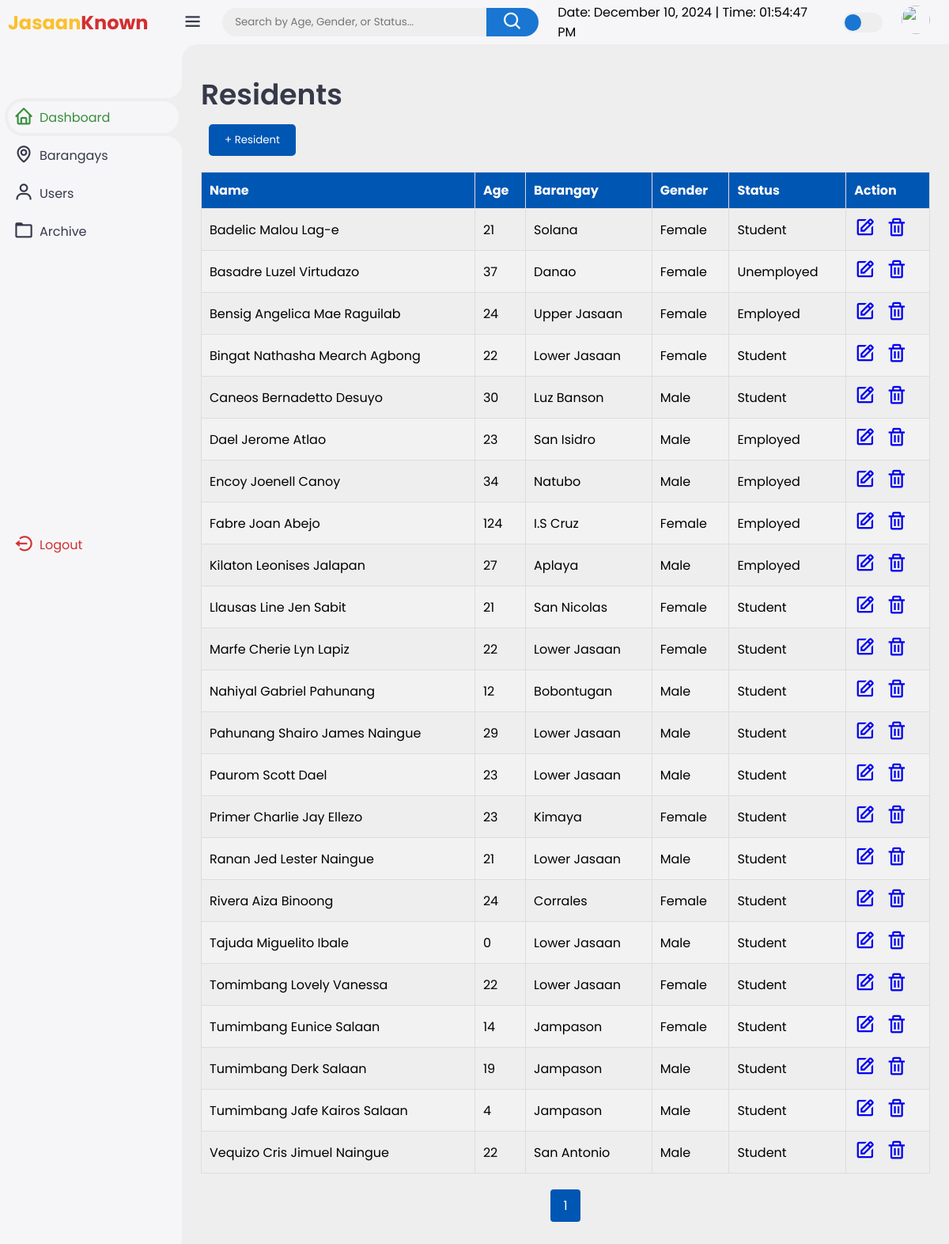
The app's page /residents.php (signed in) with its own data.
### tables this page shows
CREATE TABLE `rest` (
  `id` int(11) NOT NULL,
  `lastname` varchar(100) DEFAULT NULL,
  `suffix` varchar(10) DEFAULT NULL,
  `firstname` varchar(100) DEFAULT NULL,
  `middlename` varchar(100) DEFAULT NULL,
  `birthdate` date DEFAULT NULL,
  `birthplace` varchar(100) DEFAULT NULL,
  `sex` enum('Male','Female','Other') DEFAULT NULL,
  `civilstatus` enum('Single','Married','Widowed','Divorced','Separated') DEFAULT NULL,
  `religion` varchar(50) DEFAULT NULL,
  `municipality` varchar(100) DEFAULT NULL,
  `barangay` varchar(100) DEFAULT NULL,
  `zone` varchar(50) DEFAULT NULL,
  `employment` varchar(100) DEFAULT NULL,
  `contactnum` varchar(15) DEFAULT NULL,
  `emailadd` varchar(100) DEFAULT NULL,
  `highesteduc` varchar(100) DEFAULT NULL,
  `household_leader_id` int(11) DEFAULT NULL,
  `is_leader` tinyint(1) DEFAULT 0
);

### residents.php (the view, shortened to what this page needs)
<?php
require_once('config.php');
function calculateAge($birthdate) {
    $dob = new DateTime($birthdate);
    $now = new DateTime();
    $difference = $now->diff($dob);
    return $difference->y;
}
$search = isset($_GET['search']) ? $_GET['search'] : '';
$sql = "SELECT COUNT(*) AS total FROM rest WHERE 1";
$result = $conn->query($sql);
$row = $result->fetch_assoc();
$total_records = $row['total'];
$records_per_page = 100;
$total_pages = ceil($total_records / $records_per_page);
$current_page = isset($_GET['page']) ? $_GET['page'] : 1;
$start_from = ($current_page - 1) * $records_per_page;
$sql = "SELECT * FROM rest WHERE 1";
$sql .= " ORDER BY lastname LIMIT $start_from, $records_per_page";
$result = $conn->query($sql);
?>
<!DOCTYPE html>
<html lang="en">
<head>
    <link href='https://unpkg.com/boxicons@2.1.4/css/boxicons.min.css' rel='stylesheet'>
    <link rel="stylesheet" href="style.css">
</head>
<body>
    <div class="sidebar">
        <a href="#" class="logo">
            <div class="logo-name"><span>Jasaan</span>Known</div>
        </a>
        <ul class="side-menu">
    <li class="active"><a href="dashboard.php" onclick="redirectTo('dashboard.php')"><i class='bx bx-home'></i>Dashboard</a></li>
    <li class=""><a href="barangay.php" onclick="redirectTo('barangay.php')"><i class='bx bx-map'></i>Barangays</a></li>
    <li class=""><a href="users.php" onclick="redirectTo('users.php')"><i class='bx bx-user'></i>Users</a></li>
    <li class=""><a href="archive.php" onclick="redirectTo('archive.php')"><i class='bx bx-folder'></i>Archive</a></li>
</ul>
        <ul class="side-menu">
            <li>
            <br><br><br><br><br><br><br><br><br><br><br><br>
                <a href="logout.php" class="logout">
                    <i class='bx bx-log-out-circle'></i>
                    Logout
                </a>
            </li>
        </ul>
    </div>
    <div class="content">
        <nav>
            <i class='bx bx-menu'></i>
            <form action="residents.php" method="GET">
    <div class="form-input">
        <input type="search" name="search" placeholder="Search by Age, Gender, or Status..." value="<?php echo isset($_GET['search']) ? $_GET['search'] : ''; ?>">
        <button class="search-btn" type="submit"><i class='bx bx-search'></i></button>
    </div>
</form>
            <div id="date-time-container"></div>
            <label for="theme-toggle" class="theme-toggle"></label>
            <a href="#" class="profile">
                <img src="images/logo-x.png">
            </a>
        </nav>
        <main>
            <div class="header">
                <div class="left">
                    <h1>Residents</h1>
                    <button id="addResidentsBtn"><a href="rest.php" style="text-decoration:none; color:inherit;">+ Resident</a></button>
                </div>
            </div>
            <div class="table-container">
                <table>
                    <thead>
                        <tr>
                            <th>Name</th>
                            <th>Age</th>
                            <th>Barangay</th>
                            <th>Gender</th>
                            <th>Status</th>
                            <th>Action</th>
                        </tr>
                    </thead>
                    <tbody>
    <?php
    if ($result->num_rows > 0) {
        while ($row = $result->fetch_assoc()) {
            echo "<tr>";
            $fullName = $row["lastname"];
            $fullName .= " " . $row["firstname"];
            if (!empty($row["middlename"])) {
                $fullName .= " " . $row["middlename"];
            }
            echo "<td>" . $fullName . "</td>";
            echo "<td>" . calculateAge($row["birthdate"]) . "</td>";
            echo "<td>" . $row["barangay"] . "</td>";
            echo "<td>" . $row["sex"] . "</td>";
            echo "<td>" . $row["employment"] . "</td>";
            echo "<td>";
            echo "<a href='editR.php?id=" . $row["id"] . "' class='edit-btn'><i class='bx bx-edit'></i></a>";
            echo "<a href='?action=delete&id=" . $row["id"] . "' class='delete-btn' onclick='return confirm(\"Are you sure you want to delete this resident?\")'><i class='bx bx-trash'></i></a>";
            echo "</td>";
            echo "</tr>";
        }
    } else {
        echo "<tr><td colspan='6'>No residents found</td></tr>";
    }
    ?>
</tbody>
                </table>
                <div class="pagination">
    <?php for ($i = 1; $i <= $total_pages; $i++) { ?>
        <a href="residents.php?page=<?php echo $i; ?>&search=<?php echo $search; ?>" class="page-link"><?php echo $i; ?></a>
    <?php } ?>
</div>
            </div>
        </main>
    </div>
</body>
</html>

### style.css (style rules this page uses)
:root { --light: #f6f6f9; --primary: #1976D2; --light-primary: #CFE8FF; --grey: #eee; --dark-grey: #AAAAAA; --dark: #363949; --danger: #D32F2F; --light-danger: #FECDD3; --warning: #FBC02D; --light-warning: #FFF2C6; --success: #388E3C; --light-success: #BBF7D0; }
* { margin: 0; padding: 0; box-sizing: border-box; font-family: 'Poppins', sans-serif; }
.bx { font-size: 1.7rem; }
a { text-decoration: none; }
li { list-style: none; }
html { overflow-x: hidden; }
body { background: var(--grey); overflow-x: hidden; }
.sidebar { position: fixed; top: 0; left: 0; background: var(--light); width: 230px; height: 100%; z-index: 2000; overflow-x: hidden; scrollbar-width: none; transition: all 0.3s ease; }
.sidebar .logo { font-size: 24px; font-weight: 700; height: 56px; display: flex; align-items: center; color: var(--danger); z-index: 500; padding-bottom: 20px; box-sizing: content-box; }
.sidebar .logo .logo-name { margin-left: 10px; }
.sidebar .logo .logo-name span { color: var(--warning); }
.sidebar .side-menu { width: 100%; margin-top: 48px; }
.sidebar .side-menu li { height: 48px; background: transparent; margin-left: 6px; border-radius: 48px 0 0 48px; padding: 4px; }
.sidebar .side-menu li.active { background: var(--grey); position: relative; }
.sidebar .side-menu li.active::before { content: ""; position: absolute; width: 40px; height: 40px; border-radius: 50%; top: -40px; right: 0; box-shadow: 20px 20px 0 var(--grey); z-index: -1; }
.sidebar .side-menu li.active::after { content: ""; position: absolute; width: 40px; height: 40px; border-radius: 50%; bottom: -40px; right: 0; box-shadow: 20px -20px 0 var(--grey); z-index: -1; }
.sidebar .side-menu li a { width: 100%; height: 100%; background: var(--light); display: flex; align-items: center; border-radius: 48px; font-size: 16px; color: var(--dark); white-space: nowrap; overflow-x: hidden; transition: all 0.3s ease; }
.sidebar .side-menu li.active a { color: var(--success); }
.sidebar .side-menu li a .bx { min-width: calc(60px - ((4px + 6px) * 2)); display: flex; font-size: 1.6rem; justify-content: center; }
.sidebar .side-menu li a.logout { color: var(--danger); }
.content { position: relative; width: calc(100% - 230px); left: 230px; transition: all 0.3s ease; }
.content nav { height: 56px; background: var(--light); padding: 0 24px 0 0; display: flex; align-items: center; grid-gap: 24px; position: sticky; top: 0; left: 0; z-index: 1000; }
.content nav::before { content: ""; position: absolute; width: 40px; height: 40px; bottom: -40px; left: 0; border-radius: 50%; box-shadow: -20px -20px 0 var(--light); }
.content nav a { color: var(--dark); }
.content nav .bx.bx-menu { cursor: pointer; color: var(--dark); }
.content nav form { max-width: 400px; width: 100%; margin-right: auto; }
.content nav form .form-input { display: flex; align-items: center; height: 36px; }
.content nav form .form-input input { flex-grow: 1; padding: 0 16px; height: 100%; border: none; background: var(--grey); border-radius: 36px 0 0 36px; outline: none; width: 100%; color: var(--dark); }
.content nav form .form-input button { width: 80px; height: 100%; display: flex; justify-content: center; align-items: center; background: var(--primary); color: var(--light); font-size: 18px; border: none; outline: none; border-radius: 0 36px 36px 0; cursor: pointer; }
.content nav .profile img { width: 36px; height: 36px; object-fit: cover; border-radius: 50%; }
.content nav .theme-toggle { display: block; min-width: 50px; height: 25px; background: var(--grey); cursor: pointer; position: relative; border-radius: 25px; }
.content nav .theme-toggle::before { content: ""; position: absolute; top: 2px; left: 2px; bottom: 2px; width: calc(25px - 4px); background: var(--primary); border-radius: 50%; transition: all 0.3s ease; }
.content main { width: 100%; padding: 36px 24px; max-height: calc(100vh - 56px); }
.content main .header { display: flex; align-items: center; justify-content: space-between; grid-gap: 16px; flex-wrap: wrap; }
.content main .header .left h1 { font-size: 36px; font-weight: 600; margin-bottom: 10px; color: var(--dark); }

### records on screen
rest: fullName "Badelic Malou Lag-e", birthdate "21", barangay "Solana", sex "Female", employment "Student"
rest: fullName "Basadre Luzel Virtudazo", birthdate "37", barangay "Danao", sex "Female", employment "Unemployed"
rest: fullName "Bensig Angelica Mae Raguilab", birthdate "24", barangay "Upper Jasaan", sex "Female", employment "Employed"
rest: fullName "Bingat Nathasha Mearch Agbong", birthdate "22", barangay "Lower Jasaan", sex "Female", employment "Student"
rest: fullName "Caneos Bernadetto Desuyo", birthdate "30", barangay "Luz Banson", sex "Male", employment "Student"
rest: fullName "Dael Jerome Atlao", birthdate "23", barangay "San Isidro", sex "Male", employment "Employed"
rest: fullName "Encoy Joenell Canoy", birthdate "34", barangay "Natubo", sex "Male", employment "Employed"
rest: fullName "Fabre Joan Abejo", birthdate "124", barangay "I.S Cruz", sex "Female", employment "Employed"
rest: fullName "Kilaton Leonises Jalapan", birthdate "27", barangay "Aplaya", sex "Male", employment "Employed"
rest: fullName "Llausas Line Jen Sabit", birthdate "21", barangay "San Nicolas", sex "Female", employment "Student"
rest: fullName "Marfe Cherie Lyn Lapiz", birthdate "22", barangay "Lower Jasaan", sex "Female", employment "Student"
rest: fullName "Nahiyal Gabriel Pahunang", birthdate "12", barangay "Bobontugan", sex "Male", employment "Student"
rest: fullName "Pahunang Shairo James Naingue", birthdate "29", barangay "Lower Jasaan", sex "Male", employment "Student"
rest: fullName "Paurom Scott Dael", birthdate "23", barangay "Lower Jasaan", sex "Male", employment "Student"
rest: fullName "Primer Charlie Jay Ellezo", birthdate "23", barangay "Kimaya", sex "Female", employment "Student"
rest: fullName "Ranan Jed Lester Naingue", birthdate "21", barangay "Lower Jasaan", sex "Male", employment "Student"
rest: fullName "Rivera Aiza Binoong", birthdate "24", barangay "Corrales", sex "Female", employment "Student"
rest: fullName "Tajuda Miguelito Ibale", birthdate "0", barangay "Lower Jasaan", sex "Male", employment "Student"
rest: fullName "Tomimbang Lovely Vanessa", birthdate "22", barangay "Lower Jasaan", sex "Female", employment "Student"
rest: fullName "Tumimbang Eunice Salaan", birthdate "14", barangay "Jampason", sex "Female", employment "Student"
rest: fullName "Tumimbang Derk Salaan", birthdate "19", barangay "Jampason", sex "Male", employment "Student"
rest: fullName "Tumimbang Jafe Kairos Salaan", birthdate "4", barangay "Jampason", sex "Male", employment "Student"
rest: fullName "Vequizo Cris Jimuel Naingue", birthdate "22", barangay "San Antonio", sex "Male", employment "Student"
